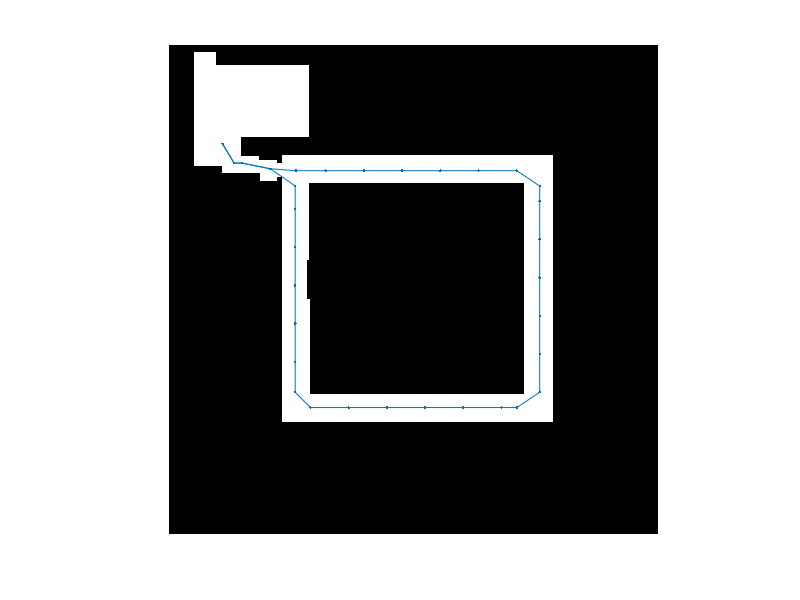

The MATLAB script that drew this image: (Note: this script raises an error after producing the figure.)

function [ via_1 ] = lap_test( )
load('mapa.mat');



path = [130 70;
    155 85;
    155 95;
    162.5 132.5;
    185 165;
    215 165;
    265 165;
    315 165;
    365 165;
    415 165;
    455 165;
    475 185;
    475 235;
    475 285;
    475 335;
    475 385;
    475 435;
    475 455;
    455 485;
    405 485;
    355 485;
    305 485;
    255 485;
    205 485;
    185 485;
    165 455;
    165 405;
    165 355;
    165 305;
    165 255;
    165 205;
    165 166;
    162.5 132.5;
    155 95;
    155 85;
    130 70;];


% path = [185 165;
%     215 165;
%     265 165;
%     315 165;
%     365 165;
%     415 165;
%     455 165;
%     475 185;
%     475 235;
%     475 285;
%     475 335;
%     475 385;
%     475 435;
%     475 455;
%     455 485;
%     405 485;
%     355 485;
%     305 485;
%     255 485;
%     205 485;
%     185 485;
%     165 455;
%     165 405;
%     165 355;
%     165 305;
%     165 255;
%     165 205;
%     165 166;
%     162.5 132.5;
%     155 95;
%     155 85;
%     130 70;];
p0 = path(1);

figure(5);
imshow(mapa); hold on;
plot(path(:,2),path(:,1),'.-');
pause(0.001);hold off;

[y,x,ppx,ppy]=interpolation(path,2,10000);
imshow(mapa);hold on;
plot(y,x);
hold off;

ratio = 15800/348;
p0 = path(1,:)*ratio;
for k=1:length(path(:,1));
    path_real(k,:)=ratio*(path(k,:) - path(1,:));
end


[y,x,ppx,ppy]=interpolation(path_real,2,10000);

via_1 = transpose([x;y]);

end